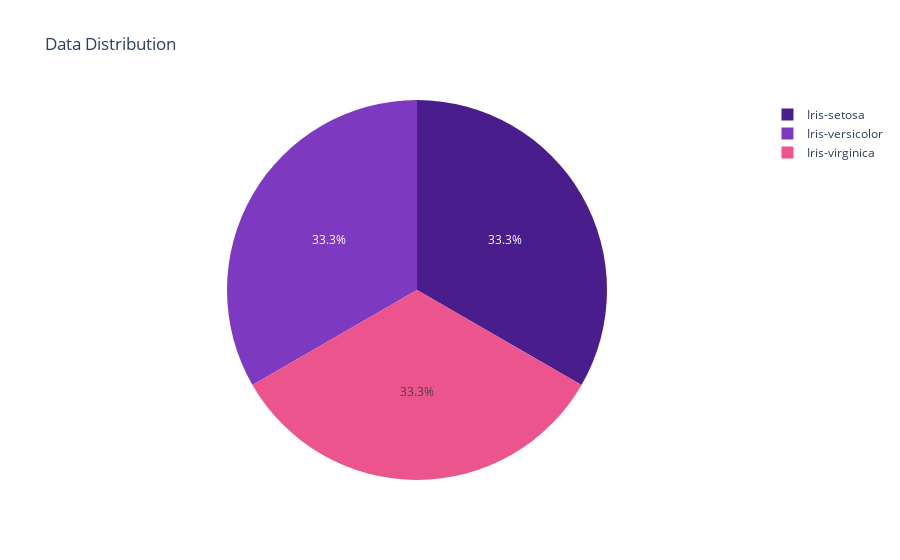

The notebook cell this image was saved under:
### Markdown cell above
## Data Distribution

### Code cell
fig = px.pie(iris, 'Species',color_discrete_sequence=['#491D8B','#7D3AC1','#EB548C'],title='Data Distribution',template='plotly')

fig.show()

### Figure 1 — Plotly figure (JSON) as saved in the notebook; plotly's stock layout.template omitted (floating-point values rounded to 4 significant figures; data arrays with more than 128 entries replaced by an {"elided": "..."} marker saying what was removed)
{"data": [{"domain": {"x": [0, 1], "y": [0, 1]}, "hovertemplate": "Species=%{label}<extra></extra>", "labels": {"elided": "150 str values"}, "legendgroup": "", "name": "", "showlegend": true, "type": "pie"}], "layout": {"legend": {"tracegroupgap": 0}, "piecolorway": ["#491D8B", "#7D3AC1", "#EB548C"], "title": {"text": "Data Distribution"}}}
